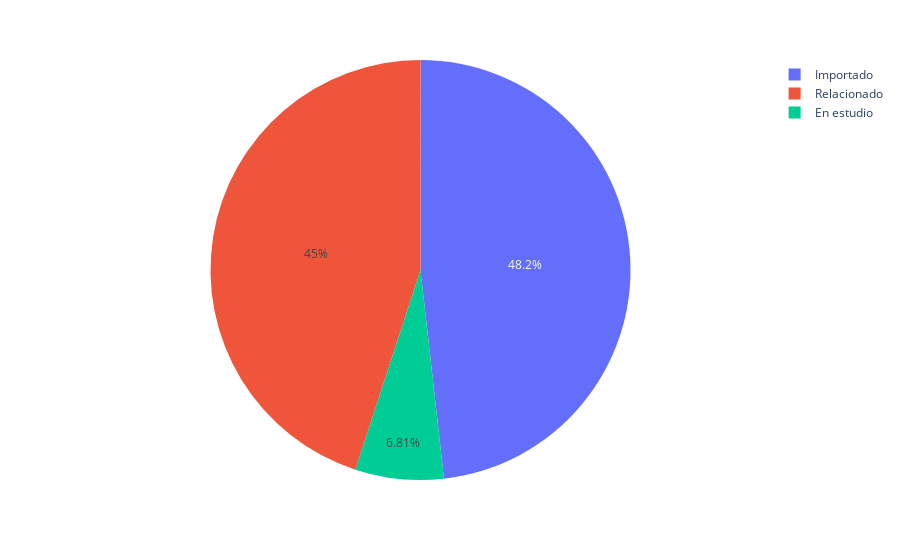

The notebook cell this image was saved under:
### Code cell
columns = ['Casos'] 
x1=data[data['contagio']=="Importado"].shape[0]
x2=data[data['contagio']=="Relacionado"].shape[0]
x3=data[data['contagio']=="En estudio"].shape[0]


datar = {'Casos':  [x1, x2, x3]}


dcontagio = pd.DataFrame(data=datar,columns=columns) 
dcontagio["Contagio"]=['Importado', 'Relacionado','En estudio']


fig = px.pie(dcontagio, values="Casos", names="Contagio") 
fig.show()

### Figure 1 — Plotly figure (JSON) as saved in the notebook; plotly's stock layout.template omitted (floating-point values rounded to 4 significant figures)
{"data": [{"domain": {"x": [0, 1], "y": [0, 1]}, "hovertemplate": "Contagio=%{label}<br>Casos=%{value}<extra></extra>", "labels": ["Importado", "Relacionado", "En estudio"], "legendgroup": "", "name": "", "showlegend": true, "type": "pie", "values": [432, 403, 61]}], "layout": {"legend": {"tracegroupgap": 0}, "margin": {"t": 60}}}
